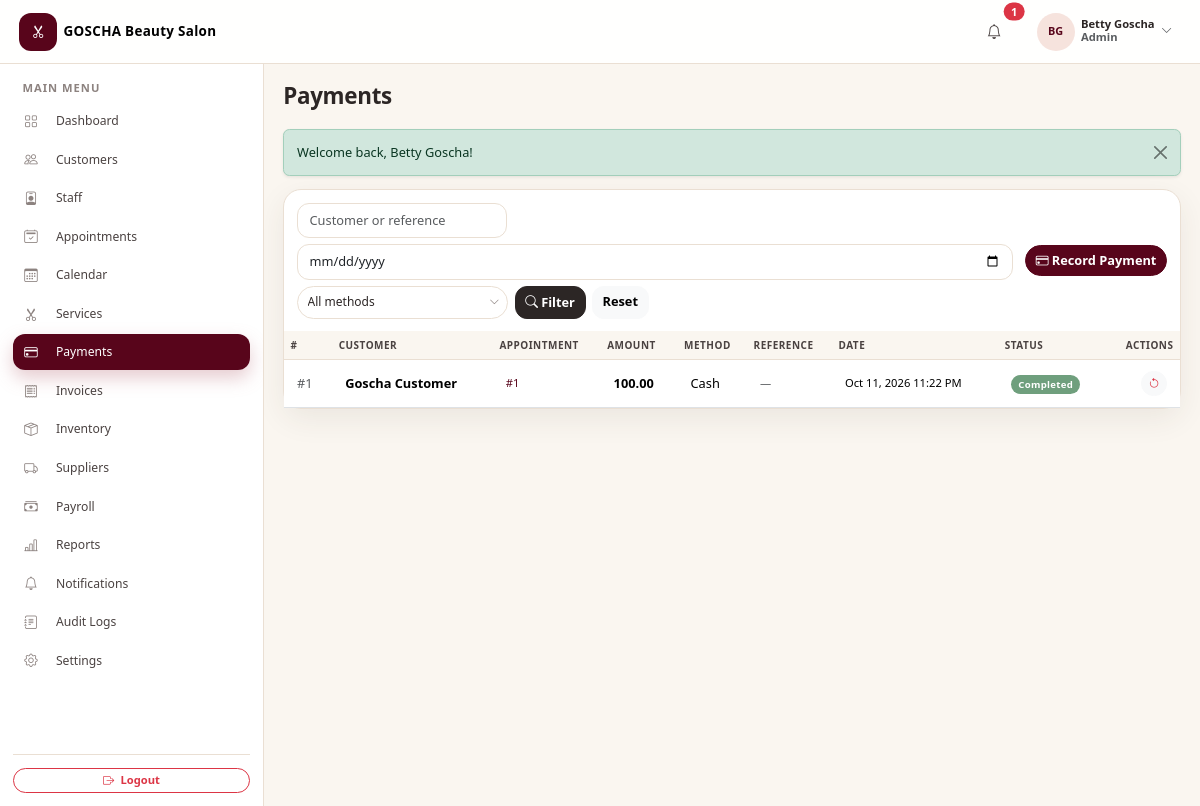
Before: /admin/payments.php (signed in) with the older database file.
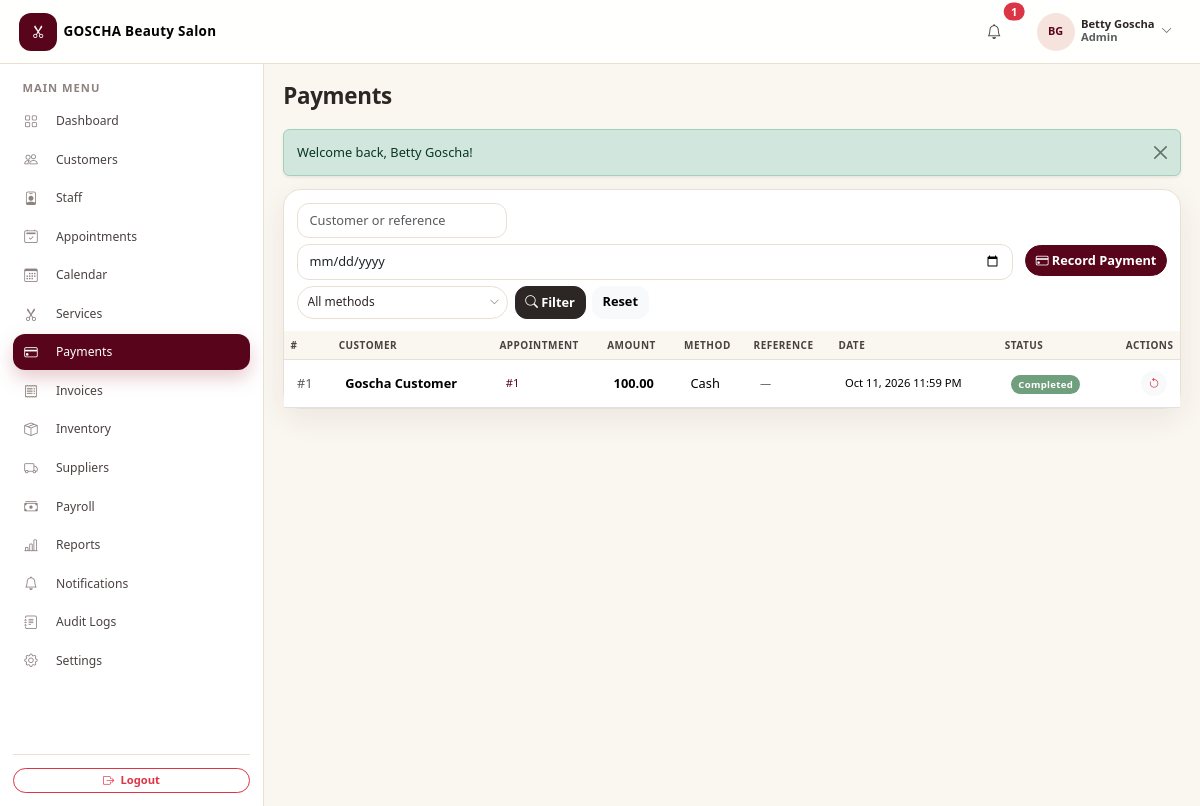
After: the same page with the newer database file.
### tables this page shows
CREATE TABLE `payments` (
  `id` int(11) NOT NULL AUTO_INCREMENT,
  `salon_id` int(11) NOT NULL,
  `appointment_id` int(11) NOT NULL,
  `customer_id` int(11) NOT NULL,
  `amount` decimal(10,2) NOT NULL DEFAULT 0.00,
  `payment_method` enum('cash','bank_transfer') NOT NULL DEFAULT 'cash',
  `transaction_reference` varchar(100) DEFAULT NULL,
  `payment_date` datetime NOT NULL DEFAULT current_timestamp(),
  `status` enum('completed','refunded') NOT NULL DEFAULT 'completed',
  PRIMARY KEY (`id`),
  KEY `idx_pay_appt` (`appointment_id`),
  KEY `idx_pay_customer` (`customer_id`),
  KEY `idx_payments_salon` (`salon_id`),
  CONSTRAINT `fk_pay_appt` FOREIGN KEY (`appointment_id`) REFERENCES `appointments` (`id`) ON DELETE CASCADE,
  CONSTRAINT `fk_pay_customer` FOREIGN KEY (`customer_id`) REFERENCES `customers` (`id`) ON DELETE CASCADE,
  CONSTRAINT `fk_payments_salon` FOREIGN KEY (`salon_id`) REFERENCES `salons` (`id`)
);

### admin/payments.php (called while the page is built, shortened)
<?php
include __DIR__ . '/../modules/payments.php';

### config/database.php (called while the page is built, shortened)
<?php
function db(): PDO
{
    static $pdo = null;
    if ($pdo === null) {
        $options = [
            PDO::ATTR_ERRMODE            => PDO::ERRMODE_EXCEPTION,
            PDO::ATTR_DEFAULT_FETCH_MODE => PDO::FETCH_ASSOC,
            PDO::ATTR_EMULATE_PREPARES   => false,
        ];
        try {
            $pdo = new PDO(
                'mysql:host=' . DB_HOST . ';dbname=' . DB_NAME . ';charset=utf8mb4',
                DB_USER,
                DB_PASS,
                $options
            );
        } catch (PDOException $e) {
            http_response_code(500);
            exit('Database connection failed. Please check config/database.php and make sure MySQL is running.');
        }
    }
    return $pdo;
}

### modules/payments.php (the view, shortened to what the changed rows need)
<?php
$salonId = (int)current_salon_id();
    ?>
    <?php
$page  = max(1, (int)($_GET['page'] ?? 1));
$perPage = 15;
$where  = [];
$params = [];
$where[]          = 'p.salon_id = :sid';
$params['sid']    = $salonId;
$whereSql = $where ? 'WHERE ' . implode(' AND ', $where) : '';
$stmt = db()->prepare("SELECT COUNT(*) FROM payments p JOIN customers c ON c.id = p.customer_id AND c.salon_id = p.salon_id {$whereSql}");
$stmt->execute($params);
$total = (int)$stmt->fetchColumn();
$pg    = paginate($total, $perPage, $page);
$stmt = db()->prepare(
    "SELECT p.*, CONCAT(c.first_name, ' ', c.last_name) AS customer_name
     FROM payments p JOIN customers c ON c.id = p.customer_id AND c.salon_id = p.salon_id
     {$whereSql}
     ORDER BY p.payment_date DESC
     LIMIT {$perPage} OFFSET {$pg['offset']}"
);
$stmt->execute($params);
$payments = $stmt->fetchAll();
include __DIR__ . '/../includes/header.php';
?>
<div class="card table-card">
    <div class="table-responsive">
        <table class="table table-hover align-middle mb-0">
            <thead><tr><th>#</th><th>Customer</th><th>Appointment</th><th>Amount</th><th>Method</th><th>Reference</th><th>Date</th><th>Status</th><th class="text-end">Actions</th></tr></thead>
            <tbody>
            <?php if (!$payments): ?>
                <tr><td colspan="9"><div class="empty-state">
                    <div class="icon"><i class="bi bi-credit-card"></i></div>
                    <p class="text-muted mb-2">No payments found.</p>
                    <a href="payments.php?action=add" class="btn btn-sm btn-rose rounded-pill">Record a payment</a>
                </div></td></tr>
            <?php else: foreach ($payments as $p): ?>
                <tr>
                    <td class="text-muted">#<?php echo $p['id']; ?></td>
                    <td class="fw-semibold"><?php echo e($p['customer_name']); ?></td>
                    <td class="small"><a href="appointments.php?action=view&id=<?php echo $p['appointment_id']; ?>" class="text-decoration-none">#<?php echo $p['appointment_id']; ?></a></td>
                    <td class="fw-semibold"><?php echo money($p['amount']); ?></td>
                    <td><?php echo e(ucwords(str_replace('_', ' ', $p['payment_method']))); ?></td>
                    <td class="small text-muted"><?php echo $p['transaction_reference'] ? e($p['transaction_reference']) : '—'; ?></td>
                    <td class="small"><?php echo fmt_datetime($p['payment_date']); ?></td>
                    <td><?php echo status_badge($p['status']); ?></td>
                    <td class="text-end">
                        <?php if ($p['status'] === 'completed'): ?>
                            <button type="button" class="btn btn-sm btn-light rounded-pill text-danger"
                                    data-confirm="Mark this payment as refunded?"
                                    data-confirm-action="payments.php?form_action=refund_payment&id=<?php echo $p['id']; ?>"
                                    data-confirm-label="Refund"><i class="bi bi-arrow-counterclockwise"></i></button>
                        <?php endif; ?>
                    </td>
                </tr>
            <?php endforeach; endif; ?>
            </tbody>
        </table>
    </div>
</div>
<?php include __DIR__ . '/../includes/footer.php'; ?>

### includes/functions.php (shortened to what the changed rows need)
<?php
function e($value): string
{
    return htmlspecialchars((string)$value, ENT_QUOTES, 'UTF-8');
}
function money($amount): string
{
    return number_format((float)$amount, 2);
}
function fmt_datetime($datetime): string
{
    return date('M j, Y g:i A', strtotime((string)$datetime));
}
function status_badge(string $status): string
{
    $map = [
        'active'      => 'success',
        'inactive'    => 'secondary',
        'paid'        => 'success',
        'pending'     => 'warning',
        'partial'     => 'info',
        'refunded'    => 'danger',
        'unpaid'      => 'danger',
        'void'        => 'secondary',
        'confirmed'   => 'primary',
        'in_progress' => 'info',
        'completed'   => 'success',
        'cancelled'   => 'danger',
        'no_show'     => 'secondary',
        'waiting'     => 'warning',
        'converted'   => 'success',
    ];
    $class = $map[strtolower($status)] ?? 'secondary';
    return '<span class="badge badge-status bg-' . $class . '">' . e(ucwords(str_replace('_', ' ', $status))) . '</span>';
}
function paginate(int $total, int $perPage, int $page): array
{
    $totalPages = max(1, (int)ceil($total / $perPage));
    $page       = max(1, min($page, $totalPages));
    return [
        'total'       => $total,
        'perPage'     => $perPage,
        'page'        => $page,
        'totalPages'  => $totalPages,
        'offset'      => ($page - 1) * $perPage,
        'hasPrev'     => $page > 1,
        'hasNext'     => $page < $totalPages,
        'prevPage'    => $page - 1,
        'nextPage'    => $page + 1,
    ];
}

Changed rows visible on the page:
changed payments "Cash": payment_date "Oct 11, 2026 11:22 PM" → "Oct 11, 2026 11:59 PM"
